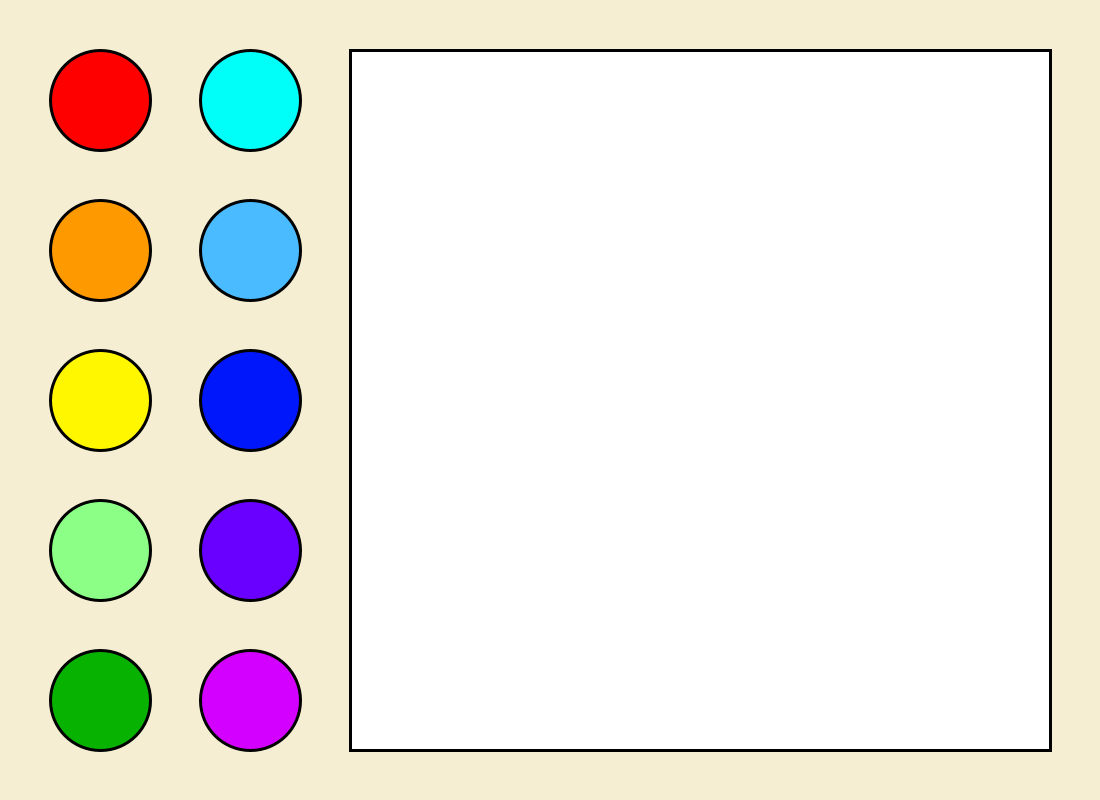
Frame 1 (no input)
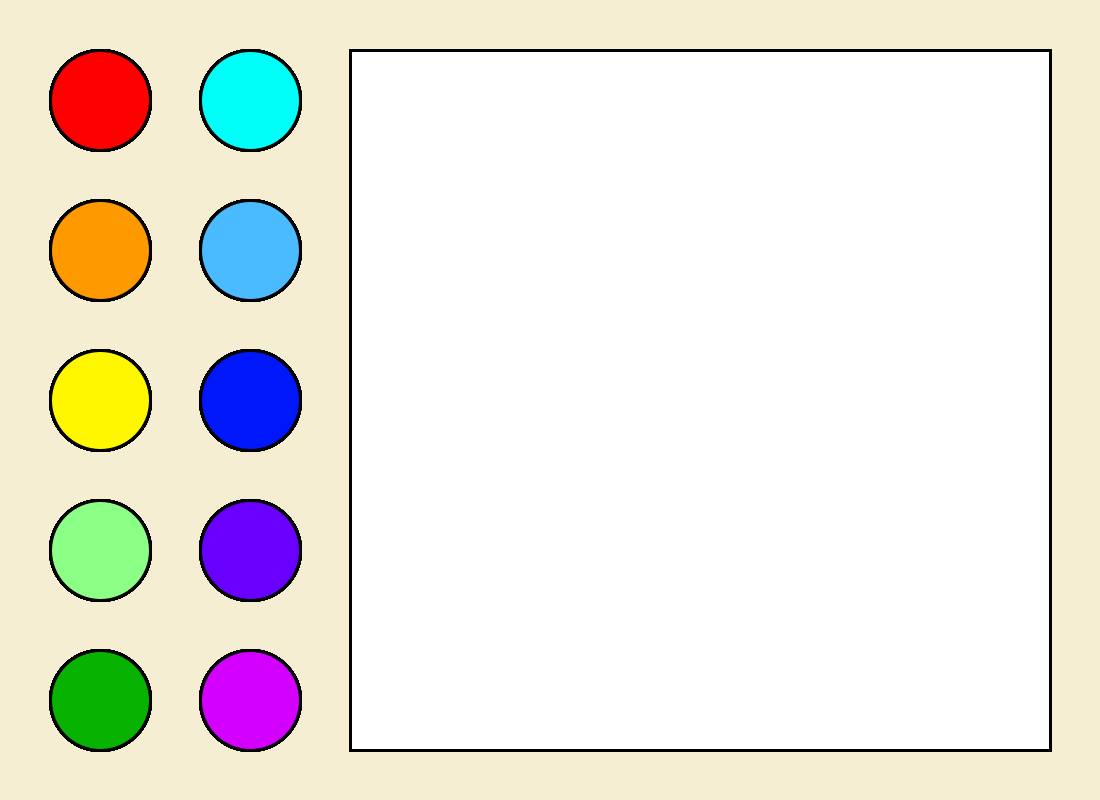
Frame 60 (the mouse pressed at the canvas centre just before this capture)
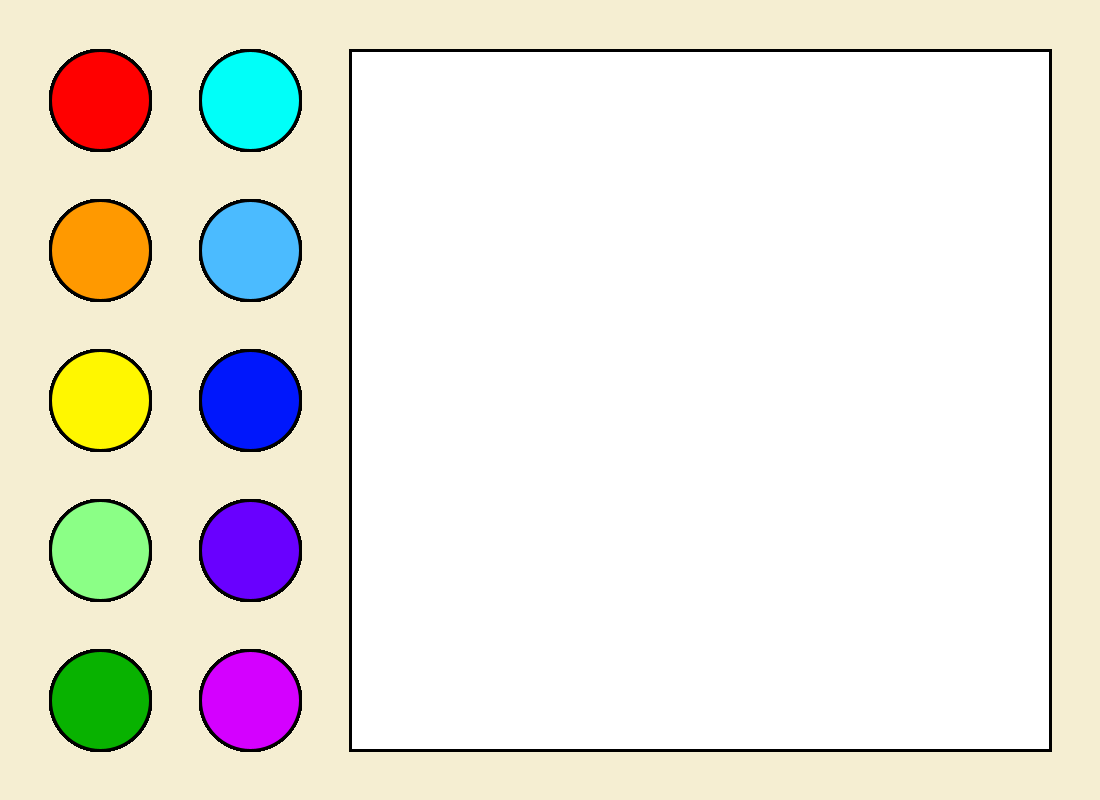
Frame 120 (the mouse held since frame 60 and released just before this capture)

The Processing sketch that drew these frames (run headless with seeded random() and noise(); from frame 60 on, the mouse is pressed at the canvas centre):

// Processing sketch: Checkpoint_1
// ── Checkpoint_1.pde
// Grace
// Checkpoint 1

//Colors
color cream = #F5EED2;
color red = #FF0000;
color orange = #FF9900;
color yellow = #FFF700;
color lightGreen = #8BFF86;
color darkGreen = #08B200;
color cyan = #00FFF9;
color lightBlue = #4BBBFF;
color darkBlue = #0017FC;
color purple = #6900FF;
color magenta = #D400FF;
color canvas = #FFFFFF;

void setup () {
  size(1100, 800);
  background(cream);
}

void draw () {
  //canvas
  strokeWeight(3);
  fill(canvas);
  square(350, 50, 700);

  //buttons
  button(100, 100, red, 0);
  button(100, 250, orange, 0);
  button(100, 400, yellow, 0);
  button(100, 550, lightGreen, 0);
  button(100, 700, darkGreen, 0);
  button(250, 100, cyan, 0);
  button(250, 250, lightBlue, 0);
  button(250, 400, darkBlue, 0);
  button(250, 550, purple, 0);
  button(250, 700, magenta, 0);
}

void button (int x, int y, color Color, color Stroke) {

  if (dist(x, y, mouseX, mouseY) < 50) {

    Stroke = Color;

    if (mousePressed == true) {
      canvas = Color;
    }
  }

  stroke(Stroke);
  fill(Color);
  ellipse(x, y, 100, 100);
} // end button
